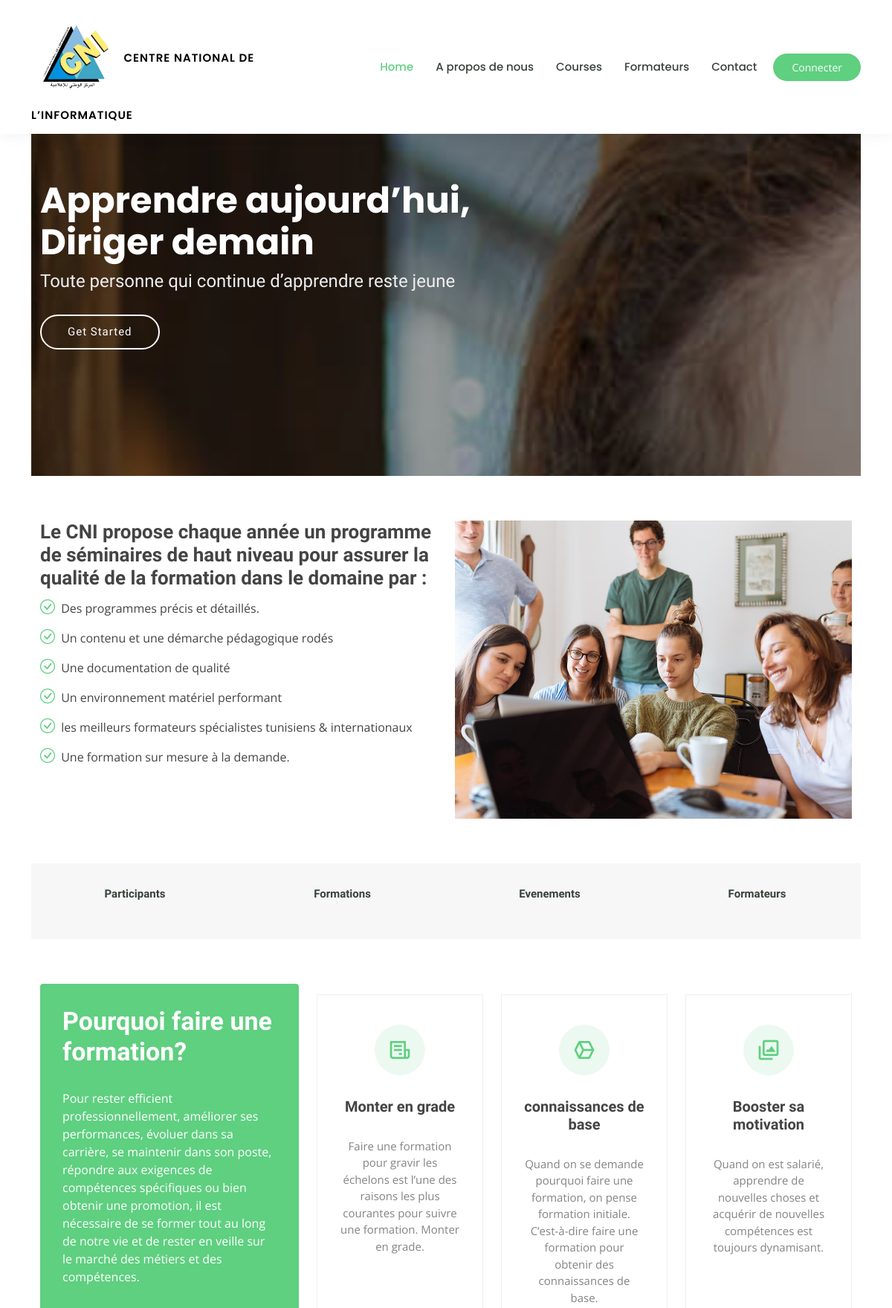
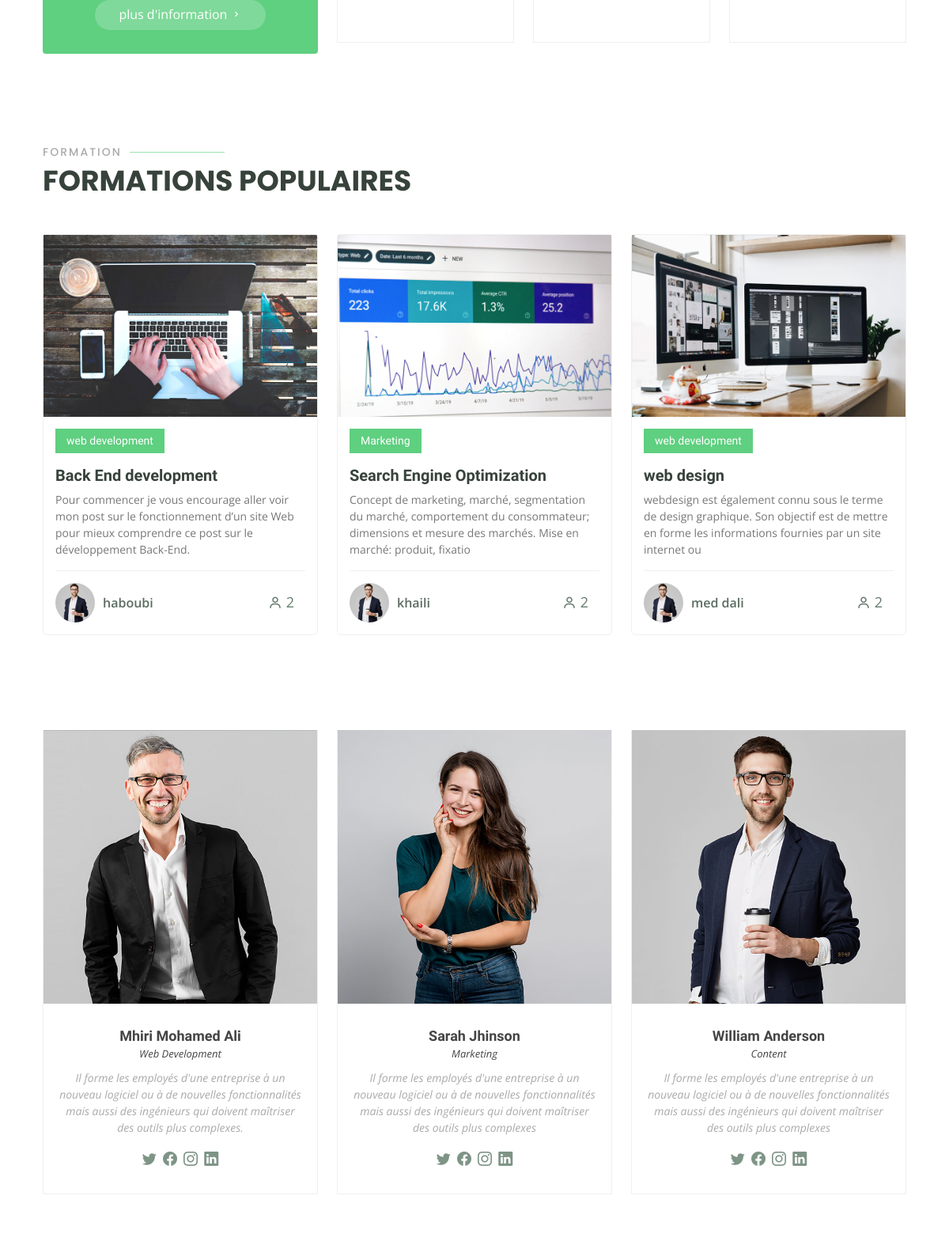
The page / (upper part) on the database its author committed (2 pictures, top to bottom).
### base/models.py (models this page shows, shortened)
class Formation(models.Model):
    name = models.CharField(max_length=50)
    num_salle = models.CharField(max_length=50)
    domaine = models.CharField(max_length=50,blank=True,null=True)
    description = models.TextField(blank=True, null=True)
    date_debut = models.DateField(blank=True, null=True)
    horraire_debut = models.TimeField(blank=True, null=True)
    date_fin = models.DateField(blank=True, null=True)
    formateur = models.ForeignKey(Formateur, on_delete=models.CASCADE)
    max_places = models.IntegerField(blank=True, null=True,default=20)
    image = models.ImageField(upload_to="images-formation",blank=True, null=True)
    participant = models.ManyToManyField(Participant,blank=True)
    slug = models.SlugField(null=True,blank=True)

class Formateur (models.Model):
    name = models.CharField(max_length=50)
    prenom = models.CharField(max_length=50)
    image = models.ImageField(upload_to="images-formation",blank=True, null=True)
    def __str__(self):
        return self.name

### base/views.py (the view)
# urls.py: path("",FormationListView.as_view(),name="home"),
class FormationListView(ListView):
    model = Formation
    template_name = "base/index.html"
    context_object_name = "myFormation"
    def get_context_data(self, **kwargs):
        context = super().get_context_data(**kwargs)
        context['nbParticipant'] =  2
        return context

### templates/base/index.html (shortened to what this page needs)
{% extends "base.html" %}
{% block content %}
{% load static %}
  {% if myFormation %}
  <header id="header" class="fixed-top">
    <div class="container d-flex align-items-center">
      <a href="{% url 'home' %}" class="logo me-auto"><img src="{% static 'img/favicon.png' %}" alt="logo"  class="img-fluid"><span class="logotxt"> Centre National de l’Informatique </span></a>
      <nav id="navbar" class="navbar order-last order-lg-0">
        <ul>
          <li><a class="active" href="index.html">Home</a></li>
          <li><a href="#">A propos de nous</a></li>
          <li><a href="#">Courses</a></li>
          <li><a href="#">Formateurs</a></li>
          <li><a href="#">Contact</a></li>
        </ul>
      </nav>
      {% if user.is_authenticated %}
      <a href="{% url 'logout' %}" class="get-started-btn">Deconnecter</a>
      {% else %}
      <a href="{% url 'login' %}" class="get-started-btn">Connecter</a>
      {% endif %}
    </div>
  </header>
  {% endif %}
  <section id="hero" class="d-flex justify-content-center align-items-center">
    <div class="container position-relative" data-aos="zoom-in" data-aos-delay="100">
      <h1>Apprendre aujourd’hui,<br>Diriger demain</h1>
      <h2>Toute personne qui continue d’apprendre reste jeune</h2>
      <a href="courses.html" class="btn-get-started">Get Started</a>
    </div>
  </section>
  <main id="main">
    <section id="about" class="about">
      <div class="container" data-aos="fade-up">
        <div class="row">
          <div class="col-lg-6 order-1 order-lg-2" data-aos="fade-left" data-aos-delay="100">
            <img src="{% static 'img/about.jpg' %}" class="img-fluid" alt="">
          </div>
          <div class="col-lg-6 pt-4 pt-lg-0 order-2 order-lg-1 content">
            <h3>Le CNI propose chaque année un programme de séminaires de haut niveau pour assurer la qualité de la formation dans le domaine par :</h3>
            <ul>
              <li><i class="bi bi-check-circle"></i> Des programmes précis et détaillés.</li>
              <li><i class="bi bi-check-circle"></i> Un contenu et une démarche pédagogique rodés</li>
              <li><i class="bi bi-check-circle"></i> Une documentation de qualité</li>
              <li><i class="bi bi-check-circle"></i> Un environnement matériel performant</li>
              <li><i class="bi bi-check-circle"></i> les meilleurs formateurs spécialistes tunisiens & internationaux</li>
              <li><i class="bi bi-check-circle"></i> Une formation sur mesure à la demande.</li>
            </ul>
          </div>
        </div>
      </div>
    </section>
    <section id="counts" class="counts section-bg">
      <div class="container">
        <div class="row counters">
          <div class="col-lg-3 col-6 text-center">
            <p>Participants</p>
          </div>
          <div class="col-lg-3 col-6 text-center">
            <p>Formations</p>
          </div>
          <div class="col-lg-3 col-6 text-center">
            <p>Evenements</p>
          </div>
          <div class="col-lg-3 col-6 text-center">
            <p>Formateurs</p>
          </div>
        </div>
      </div>
    </section>
    <section id="why-us" class="why-us">
      <div class="container" data-aos="fade-up">
        <div class="row">
          <div class="col-lg-4 d-flex align-items-stretch">
            <div class="content">
              <h3>Pourquoi faire une formation?</h3>
              <p>
                Pour rester efficient professionnellement, améliorer ses performances, évoluer dans sa carrière, se maintenir dans son poste,
                  répondre aux exigences de compétences spécifiques ou bien obtenir une promotion, il est nécessaire de se former tout au long de notre vie et de rester en veille sur le marché des métiers et des compétences.
              </p>
              <div class="text-center">
                <a href="#" class="more-btn">plus d'information <i class="bx bx-chevron-right"></i></a>
              </div>
            </div>
          </div>
          <div class="col-lg-8 d-flex align-items-stretch" data-aos="zoom-in" data-aos-delay="100">
            <div class="icon-boxes d-flex flex-column justify-content-center">
              <div class="row">
                <div class="col-xl-4 d-flex align-items-stretch">
                  <div class="icon-box mt-4 mt-xl-0">
                    <i class="bx bx-receipt"></i>
                    <h4>Monter en grade</h4>
                    <p>Faire une formation pour gravir les échelons est l’une des raisons les plus courantes pour suivre une formation. Monter en grade.</p>
                  </div>
                </div>
                <div class="col-xl-4 d-flex align-items-stretch">
                  <div class="icon-box mt-4 mt-xl-0">
                    <i class="bx bx-cube-alt"></i>
                    <h4>connaissances de base</h4>
                    <p>Quand on se demande pourquoi faire une formation, on pense formation initiale. C’est-à-dire faire une formation pour obtenir des connaissances de base.</p>
                  </div>
                </div>
                <div class="col-xl-4 d-flex align-items-stretch">
                  <div class="icon-box mt-4 mt-xl-0">
                    <i class="bx bx-images"></i>
                    <h4>Booster sa motivation</h4>
                    <p>Quand on est salarié, apprendre de nouvelles choses et acquérir de nouvelles compétences est toujours dynamisant.</p>
                  </div>
                </div>
              </div>
            </div>
          </div>
        </div>
      </div>
    </section>
    <section id="popular-courses" class="courses">
      <div class="container" data-aos="fade-up">
        <div class="section-title">
          <h2>Formation</h2>
          <p>Formations Populaires</p>
        </div>
        <div class="row" data-aos="zoom-in" data-aos-delay="100">
          {% if myFormation %}
          {% for formation in myFormation %}
          <div class="col-lg-4 col-md-6 d-flex align-items-stretch mt-4 mt-lg-0">
            <a href="{% url 'formation' formation.slug %}">
            <div class="course-item">
              <img src="{{formation.image.url}}" class="img-fluid" alt="...">
              <div class="course-content">
                <div class="d-flex justify-content-between align-items-center mb-3">
                  <h4>{{formation.domaine}}</h4>
                </div>
                <h3><a href="course-details.html">{{formation.name}}</a></h3>
                <p>{{formation.description|slice:150}}</p>
                <div class="trainer d-flex justify-content-between align-items-center">
                  <div class="trainer-profile d-flex align-items-center">
                    <img src="{% static 'img/trainers/trainer-3.jpg' %}" class="img-fluid" alt="">
                    <span>{{formation.formateur}}</span>
                  </div>
                  <div class="trainer-rank d-flex align-items-center">
                    <i class="bx bx-user"></i>&nbsp;{{nbParticipant}}
                  </div>
                </div>
              </div>
            </div>
          </a>
          </div>
          {% endfor %}
          {% else %}
          <div class="alert alert-warning" role="alert">
            aucune formation pour le moment, a bientôt .
          </div>
          {% endif %}
        </div>
      </div>
    </section>
    <section id="trainers" class="trainers">
      <div class="container" data-aos="fade-up">
        <div class="row" data-aos="zoom-in" data-aos-delay="100">
          <div class="col-lg-4 col-md-6 d-flex align-items-stretch">
            <div class="member">
              <img src="{% static 'img/trainers/trainer-1.jpg' %}" class="img-fluid" alt="">
              <div class="member-content">
                <h4>Mhiri Mohamed Ali</h4>
                <span>Web Development</span>
                <p>
                  Il forme les employés d'une entreprise à un nouveau logiciel ou à de nouvelles fonctionnalités mais aussi des ingénieurs qui doivent maîtriser des outils plus complexes.
                </p>
                <div class="social">
                  <a href=""><i class="bi bi-twitter"></i></a>
                  <a href=""><i class="bi bi-facebook"></i></a>
                  <a href=""><i class="bi bi-instagram"></i></a>
                  <a href=""><i class="bi bi-linkedin"></i></a>
                </div>
              </div>
            </div>
          </div>
          <div class="col-lg-4 col-md-6 d-flex align-items-stretch">
            <div class="member">
              <img src="{% static 'img/trainers/trainer-2.jpg' %}" class="img-fluid" alt="">
              <div class="member-content">
                <h4>Sarah Jhinson</h4>
                <span>Marketing</span>
                <p>
                  Il forme les employés d'une entreprise à un nouveau logiciel ou à de nouvelles fonctionnalités mais aussi des ingénieurs qui doivent maîtriser des outils plus complexes
                </p>
                <div class="social">
                  <a href=""><i class="bi bi-twitter"></i></a>
                  <a href=""><i class="bi bi-facebook"></i></a>
                  <a href=""><i class="bi bi-instagram"></i></a>
                  <a href=""><i class="bi bi-linkedin"></i></a>
                </div>
              </div>
            </div>
          </div>
          <div class="col-lg-4 col-md-6 d-flex align-items-stretch">
            <div class="member">
              <img src="{% static 'img/trainers/trainer-3.jpg' %}" class="img-fluid" alt="">
              <div class="member-content">
                <h4>William Anderson</h4>
                <span>Content</span>
                <p>
                  Il forme les employés d'une entreprise à un nouveau logiciel ou à de nouvelles fonctionnalités mais aussi des ingénieurs qui doivent maîtriser des outils plus complexes
                </p>
                <div class="social">
                  <a href=""><i class="bi bi-twitter"></i></a>
                  <a href=""><i class="bi bi-facebook"></i></a>
                  <a href=""><i class="bi bi-instagram"></i></a>
                  <a href=""><i class="bi bi-linkedin"></i></a>
                </div>
              </div>
            </div>
          </div>
        </div>
      </div>
    </section>
  </main>
  {% endblock content %}

### templates/base.html (shortened to what this page needs)
<!DOCTYPE html>
{% load static %}
<html lang="en">
<head>
  <link href="{% static 'vendor/animate.css/animate.min.css' %}" rel="stylesheet">
  <link href="{% static 'vendor/aos/aos.css' %}" rel="stylesheet">
  <link href="{% static 'vendor/bootstrap/css/bootstrap.min.css' %}" rel="stylesheet">
  <link href="{% static 'vendor/bootstrap-icons/bootstrap-icons.css' %}" rel="stylesheet">
  <link href="{% static 'vendor/boxicons/css/boxicons.min.css' %}" rel="stylesheet">
  <link href="{% static 'vendor/remixicon/remixicon.css' %}" rel="stylesheet">
  <link href="{% static 'vendor/swiper/swiper-bundle.min.css' %}" rel="stylesheet">
  <link href="{% static 'css/style.css' %} " rel="stylesheet">
</head>
<body>
<div class="container">
    {% block content %}
    {% endblock content %}
</div>
</body>
</html>

### rows shown on the page
Formation: image (picture), domaine "web development", name "Back End development", description "Pour commencer je vous encourage aller voir mon post sur le fonctionnement d’un site Web pour mieux comprendre ce post sur le développement Back-End.", formateur "haboubi", formateur "2"
Formation: image (picture), domaine "Marketing", name "Search Engine Optimization", description "Concept de marketing, marché, segmentation du marché, comportement du consommateur; dimensions et mesure des marchés. Mise en marché: produit, fixatio", formateur "khaili", nbParticipant "2"
Formation: image (picture), domaine "web development", name "web design", description "webdesign est également connu sous le terme de design graphique. Son objectif est de mettre en forme les informations fournies par un site internet ou", formateur "med dali", nbParticipant "2"
